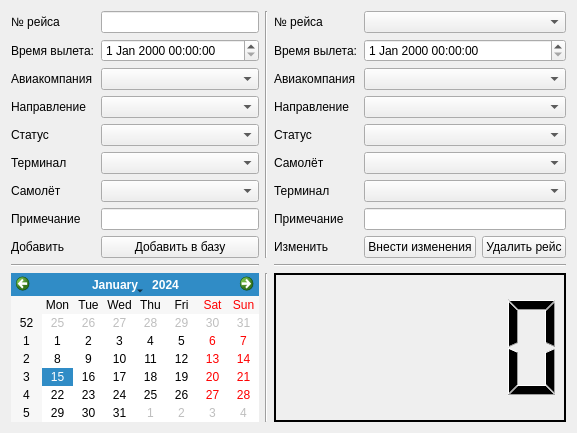
      <widget class="QWidget" name="tab_add_trip">
       <attribute name="title">
        <string>Управление рейсами</string>
       </attribute>
       <layout class="QGridLayout" name="gridLayout_20">
        <item row="1" column="0">
         <widget class="Line" name="line">
          <property name="orientation">
           <enum>Qt::Horizontal</enum>
          </property>
         </widget>
        </item>
        <item row="0" column="2">
         <layout class="QGridLayout" name="grid_edit_trip">
          <item row="3" column="1">
           <widget class="QComboBox" name="comboBox_edit_trip_aircompany"/>
          </item>
          <item row="6" column="1">
           <widget class="QComboBox" name="comboBox_22"/>
          </item>
          <item row="7" column="0">
           <widget class="QLabel" name="label_44">
            <property name="text">
             <string>Терминал</string>
            </property>
           </widget>
          </item>
          <item row="10" column="0">
           <widget class="QLabel" name="label_9">
            <property name="text">
             <string>Изменить</string>
            </property>
           </widget>
          </item>
          <item row="9" column="1">
           <widget class="QLineEdit" name="lineEdit_3"/>
          </item>
          <item row="7" column="1">
           <widget class="QComboBox" name="comboBox_edit_trip_terminal"/>
          </item>
          <item row="6" column="0">
           <widget class="QLabel" name="label_13">
            <property name="text">
             <string>Самолёт</string>
            </property>
           </widget>
          </item>
          <item row="4" column="1">
           <widget class="QComboBox" name="comboBox_edit_trip_direction"/>
          </item>
          <item row="0" column="1">
           <widget class="QComboBox" name="comboBox_edit_trip_number"/>
          </item>
          <item row="5" column="0">
           <widget class="QLabel" name="label_43">
            <property name="text">
             <string>Статус</string>
            </property>
           </widget>
          </item>
          <item row="3" column="0">
           <widget class="QLabel" name="label_42">
            <property name="text">
             <string>Авиакомпания</string>
            </property>
           </widget>
          </item>
          <item row="1" column="0">
           <widget class="QLabel" name="label_46">
            <property name="text">
             <string>Время вылета:</string>
            </property>
           </widget>
          </item>
          <item row="0" column="0">
           <widget class="QLabel" name="label_47">
            <property name="text">
             <string>№ рейса</string>
            </property>
           </widget>
          </item>
          <item row="4" column="0">
           <widget class="QLabel" name="label_41">
            <property name="text">
             <string>Направление</string>
            </property>
           </widget>
          </item>
          <item row="5" column="1">
           <widget class="QComboBox" name="comboBox_edit_trip_status"/>
          </item>
          <item row="9" column="0">
           <widget class="QLabel" name="label_45">
            <property name="text">
             <string>Примечание</string>
            </property>
           </widget>
          </item>
          <item row="1" column="1">
           <widget class="QDateTimeEdit" name="dateTimeEdit_2"/>
          </item>
          <item row="10" column="1">
           <layout class="QGridLayout" name="gridLayout_19">
            <item row="0" column="0">
             <widget class="QPushButton" name="pushButton_2">
              <property name="text">
               <string>Внести изменения</string>
              </property>
             </widget>
            </item>
            <item row="0" column="1">
             <widget class="QPushButton" name="pushButton_3">
              <property name="text">
               <string>Удалить рейс</string>
              </property>
             </widget>
            </item>
           </layout>
          </item>
         </layout>
        </item>
        <item row="0" column="0">
         <layout class="QGridLayout" name="grid_add_trip">
          <item row="4" column="0">
           <widget class="QLabel" name="label_32">
            <property name="text">
             <string>Направление</string>
            </property>
           </widget>
          </item>
          <item row="9" column="1">
           <widget class="QPushButton" name="pushButton">
            <property name="text">
             <string>Добавить в базу</string>
            </property>
           </widget>
          </item>
          <item row="3" column="0">
           <widget class="QLabel" name="label_31">
            <property name="text">
             <string>Авиакомпания</string>
            </property>
           </widget>
          </item>
          <item row="5" column="0">
           <widget class="QLabel" name="label_33">
            <property name="text">
             <string>Статус</string>
            </property>
           </widget>
          </item>
          <item row="5" column="1">
           <widget class="QComboBox" name="comboBox_6"/>
          </item>
          <item row="6" column="1">
           <widget class="QComboBox" name="comboBox_7"/>
          </item>
          <item row="6" column="0">
           <widget class="QLabel" name="label_39">
            <property name="text">
             <string>Терминал</string>
            </property>
           </widget>
          </item>
          <item row="9" column="0">
           <widget class="QLabel" name="label_8">
            <property name="text">
             <string>Добавить</string>
            </property>
           </widget>
          </item>
          <item row="1" column="1">
           <widget class="QDateTimeEdit" name="dateTimeEdit"/>
          </item>
          <item row="3" column="1">
           <widget class="QComboBox" name="comboBox_4"/>
          </item>
          <item row="7" column="1">
           <widget class="QComboBox" name="comboBox_21"/>
          </item>
          <item row="7" column="0">
           <widget class="QLabel" name="label_12">
            <property name="text">
             <string>Самолёт</string>
            </property>
           </widget>
          </item>
          <item row="8" column="1">
           <widget class="QLineEdit" name="lineEdit_2"/>
          </item>
          <item row="8" column="0">
           <widget class="QLabel" name="label_40">
            <property name="text">
             <string>Примечание</string>
            </property>
           </widget>
          </item>
          <item row="1" column="0">
           <widget class="QLabel" name="label_29">
            <property name="text">
             <string>Время вылета:</string>
            </property>
           </widget>
          </item>
          <item row="4" column="1">
           <widget class="QComboBox" name="comboBox_5"/>
          </item>
          <item row="0" column="0">
           <widget class="QLabel" name="label_30">
            <property name="text">
             <string>№ рейса</string>
            </property>
           </widget>
          </item>
          <item row="0" column="1">
           <widget class="QLineEdit" name="lineEdit_4"/>
          </item>
         </layout>
        </item>
        <item row="2" column="0">
         <layout class="QGridLayout" name="gridLayout_15">
          <item row="0" column="0">
           <widget class="QCalendarWidget" name="calendarWidget"/>
          </item>
         </layout>
        </item>
        <item row="1" column="2">
         <widget class="Line" name="line_2">
          <property name="orientation">
           <enum>Qt::Horizontal</enum>
          </property>
         </widget>
        </item>
        <item row="2" column="1">
         <widget class="Line" name="line_3">
          <property name="orientation">
           <enum>Qt::Vertical</enum>
          </property>
         </widget>
        </item>
        <item row="0" column="1">
         <widget class="Line" name="line_4">
          <property name="orientation">
           <enum>Qt::Vertical</enum>
          </property>
         </widget>
        </item>
        <item row="2" column="2">
         <layout class="QGridLayout" name="gridLayout_6">
          <item row="0" column="1">
           <widget class="QLCDNumber" name="lcdNumber">
            <property name="styleSheet">
             <string notr="true">border:2px solid black;</string>
            </property>
           </widget>
          </item>
         </layout>
        </item>
       </layout>
      </widget>
